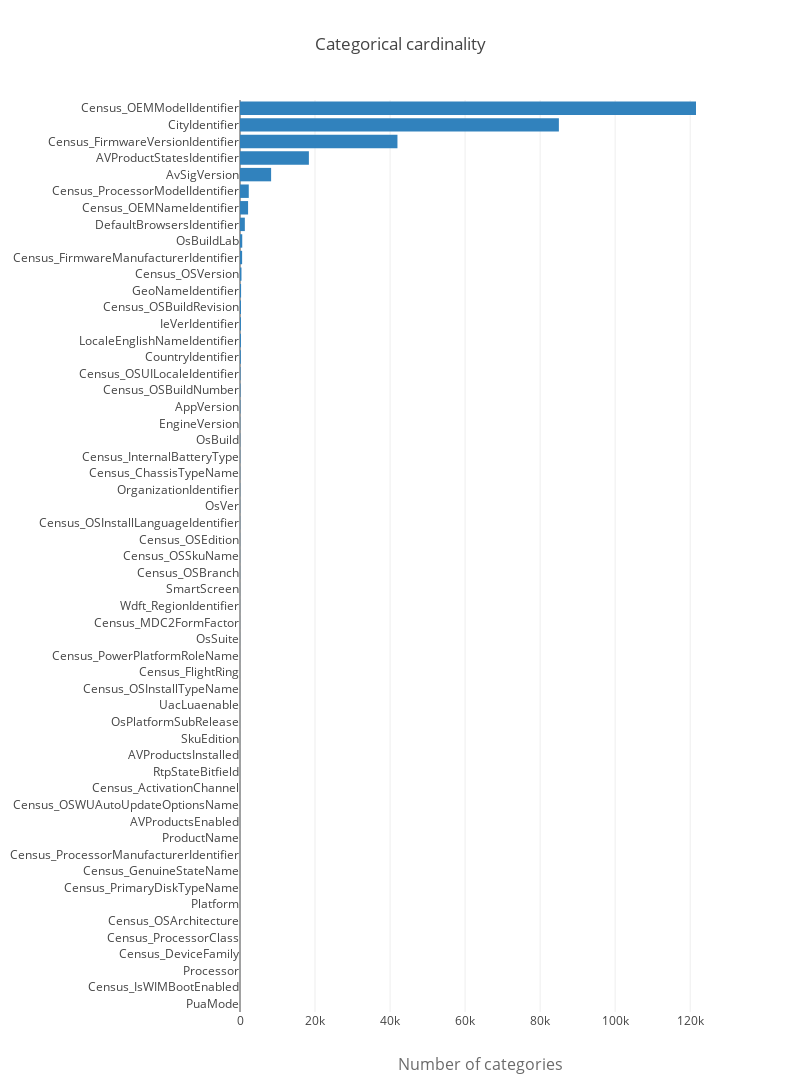

Notebook code cell kept with this figure:
### Code cell
cardinality = []
for c in categorical_columns:
    if c == 'MachineIdentifier': continue
    cardinality.append([c, train[c].nunique()])
cardinality.sort(key = lambda x:x[1], reverse=False)

trace = go.Bar(y=[x[0] for x in cardinality],
               x=[x[1] for x in cardinality],
               orientation='h', marker=dict(color='rgb(49,130,189)'), name='train')

layout = go.Layout(
    title='Categorical cardinality', height=1600, width=800,
    xaxis=dict(
        title='Number of categories',
        titlefont=dict(size=16, color='rgb(107, 107, 107)'),
        domain=[0.25, 1]
    ),
    barmode='group',
    bargap=0.1,
    bargroupgap=0.1
)

fig = go.Figure(data=[trace], layout=layout)
iplot(fig)

### Figure 1 — Plotly figure (JSON) as saved in the notebook; plotly's stock layout.template omitted (floating-point values rounded to 4 significant figures)
{"data": [{"name": "train", "uid": "8b35af3d-8eb2-441a-96cb-24d0f7abcf80", "y": ["PuaMode", "Census_IsWIMBootEnabled", "Processor", "Census_DeviceFamily", "Census_ProcessorClass", "Census_OSArchitecture", "Platform", "Census_PrimaryDiskTypeName", "Census_GenuineStateName", "Census_ProcessorManufacturerIdentifier", "ProductName", "AVProductsEnabled", "Census_OSWUAutoUpdateOptionsName", "Census_ActivationChannel", "RtpStateBitfield", "AVProductsInstalled", "SkuEdition", "OsPlatformSubRelease", "UacLuaenable", "Census_OSInstallTypeName", "Census_FlightRing", "Census_PowerPlatformRoleName", "OsSuite", "Census_MDC2FormFactor", "Wdft_RegionIdentifier", "SmartScreen", "Census_OSBranch", "Census_OSSkuName", "Census_OSEdition", "Census_OSInstallLanguageIdentifier", "OsVer", "OrganizationIdentifier", "Census_ChassisTypeName", "Census_InternalBatteryType", "OsBuild", "EngineVersion", "AppVersion", "Census_OSBuildNumber", "Census_OSUILocaleIdentifier", "CountryIdentifier", "LocaleEnglishNameIdentifier", "IeVerIdentifier", "Census_OSBuildRevision", "GeoNameIdentifier", "Census_OSVersion", "Census_FirmwareManufacturerIdentifier", "OsBuildLab", "DefaultBrowsersIdentifier", "Census_OEMNameIdentifier", "Census_ProcessorModelIdentifier", "AvSigVersion", "AVProductStatesIdentifier", "Census_FirmwareVersionIdentifier", "CityIdentifier", "Census_OEMModelIdentifier"], "marker": {"color": "rgb(49,130,189)"}, "x": [1, 1, 3, 3, 3, 3, 4, 4, 4, 5, 6, 6, 6, 6, 7, 7, 8, 9, 9, 9, 9, 10, 12, 12, 15, 17, 26, 26, 30, 39, 41, 47, 47, 59, 60, 65, 102, 119, 131, 222, 250, 255, 263, 287, 393, 565, 597, 1291, 2155, 2337, 8293, 18362, 41968, 84997, 121547], "type": "bar", "orientation": "h"}], "layout": {"barmode": "group", "title": {"text": "Categorical cardinality"}, "height": 1600, "width": 800, "bargap": 0.1, "xaxis": {"domain": [0.25, 1], "title": {"text": "Number of categories", "font": {"color": "rgb(107, 107, 107)", "size": 16}}}, "bargroupgap": 0.1}}
